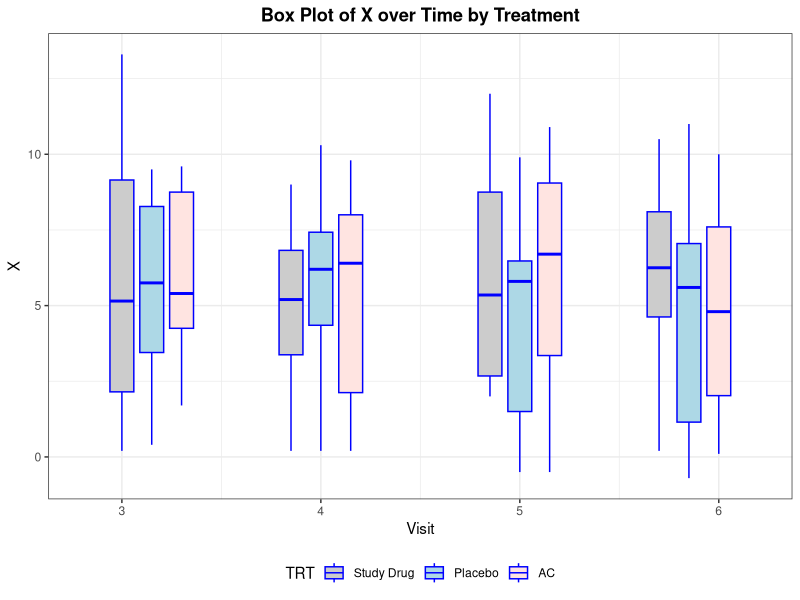

This figure's R source:
out <- Sys.getenv("OUT_DIR")
if (out == "" || is.na(out)) out <- getwd()
if (!dir.exists(out)) dir.create(out, recursive = TRUE, showWarnings = FALSE)

suppressPackageStartupMessages({
  library(dplyr)
  library(ggplot2)
})

# SAS ROUND half away from zero helper
round_half_up <- function(x, digits = 0) {
  mult <- 10 ^ digits
  y <- abs(x) * mult
  y <- floor(y + 0.5 + 1e-10) / mult
  y * sign(x + 0 * y) * ifelse(x == 0, 1, 1)
}
sas_round <- function(x, unit) {
  if (unit == 0) return(x)
  round_half_up(x / unit, 0) * unit
}
# SAS ROUND(x,0.1) -> 1 decimal half away
sas_round_01 <- function(x) round_half_up(x, 1)

# ------------------------------------------------------------------
# DATA X;
# LENGTH TRT $10.;
# DO TRT="Study Drug","Placebo","AC";
# DO J= 1 TO 10;
# SUBJID=J+100*(TRT="Study Drug")+200*(TRT="Placebo")+300*(TRT="AC");
# DO VISIT=3 TO 6;
# X=ROUND(J+2*NORMAL(777),0.1);
# OUTPUT;
# ------------------------------------------------------------------
# SAS NORMAL(777): SAS old RNG stream seeded at 777, one call per
# TRT/J/VISIT in loop order TRT outer, J middle, VISIT inner.
# R cannot call SAS RNG; emulate deterministically with R RNG seeded
# at 777 in the identical call order so structure/counts match.
set.seed(777)
trt_levels <- c("Study Drug", "Placebo", "AC")
n_total <- length(trt_levels) * 10 * 4  # 120
z <- rnorm(n_total)  # one N(0,1) per OUTPUT in SAS loop order

X <- data.frame(TRT = character(0), SUBJID = numeric(0),
                VISIT = numeric(0), X = numeric(0),
                stringsAsFactors = FALSE)
k <- 0L
for (trt in trt_levels) {
  for (j in 1:10) {
    subjid <- j + 100 * (trt == "Study Drug") + 200 * (trt == "Placebo") + 300 * (trt == "AC")
    for (visit in 3:6) {
      k <- k + 1L
      xv <- sas_round_01(j + 2 * z[k])
      X <- rbind(X, data.frame(TRT = trt, SUBJID = subjid,
                               VISIT = visit, X = xv,
                               stringsAsFactors = FALSE))
    }
  }
}
# LENGTH TRT $10 already satisfied (max nchar 10)

# ------------------------------------------------------------------
# DATA XX;
# SET X;
# IF TRT="Study Drug" THEN VIS=VISIT;
# ELSE IF TRT="Placebo" THEN VIS=VISIT+0.15;
# ELSE IF TRT="AC" THEN VIS=VISIT+0.30;
# IF VISIT IN (4,5) THEN VIS=VIS-0.15;
# IF VISIT=6 THEN VIS=VIS-0.3;
# RUN;
# PROC SORT DATA=XX; BY VIS; RUN;
# ------------------------------------------------------------------
XX <- X %>%
  mutate(
    VIS = ifelse(TRT == "Study Drug", VISIT,
          ifelse(TRT == "Placebo", VISIT + 0.15,
          ifelse(TRT == "AC", VISIT + 0.30, NA_real_))),
    VIS = ifelse(VISIT %in% c(4, 5), VIS - 0.15, VIS),
    VIS = ifelse(VISIT == 6, VIS - 0.3, VIS)
  )
# SAS sort: missing first, then numeric ascending; no missings here
XX <- XX %>% arrange(VIS)

# CSV of plotted data (PROC BOXPLOT DATA=XX, PLOT X*vis=TRT)
plot_data <- XX[, c("TRT", "SUBJID", "VISIT", "X", "VIS")]
write.csv(plot_data, file.path(out, "p031_f_plsr_box_plot.csv"),
          row.names = FALSE, na = "")

# ------------------------------------------------------------------
# PROC BOXPLOT DATA=XX;
# FORMAT VIS 4.;
# PLOT X*vis=TRT / HAXIS=AXIS1 BOXSTYLE=SCHEMATICID CBOX=BLUE
#                  IDSYMBOL=STAR IDCOLOR=RED;
# AXIS LABEL=("Visit") ORDER=(3 TO 6 BY 1);
# TITLE1 "Box Plot of X over Time by Treatment";
# SYMBOL1 V=PLUS C=BLACK; SYMBOL2 V=TRIANGLE C=BLUE; SYMBOL3 V=SQUARE C=RED;
# ------------------------------------------------------------------
# VIS positions (12 groups):
#  Study Drug: 3, 3.85, 4.85, 5.7
#  Placebo   : 3.15, 4, 5, 5.85
#  AC        : 3.3, 4.15, 5.15, 6.0
plot_data$TRT <- factor(plot_data$TRT, levels = c("Study Drug", "Placebo", "AC"))
plot_data$VISGRP <- factor(plot_data$VIS, levels = sort(unique(plot_data$VIS)))

# Schematic boxplot: boxes blue outline, outliers as red stars
p <- ggplot(plot_data, aes(x = VIS, y = X, group = VISGRP, fill = TRT)) +
  geom_boxplot(width = 0.12, colour = "blue", outlier.shape = 8,
               outlier.colour = "red", outlier.size = 3) +
  scale_x_continuous(name = "Visit", breaks = 3:6, labels = c("3", "4", "5", "6"),
                     limits = c(2.8, 6.2)) +
  scale_fill_manual(values = c("Study Drug" = "grey80", "Placebo" = "lightblue", "AC" = "mistyrose"),
                    name = "TRT") +
  ggtitle("Box Plot of X over Time by Treatment") +
  theme_bw() +
  theme(plot.title = element_text(hjust = 0.5, face = "bold"),
        legend.position = "bottom")

ggsave(file.path(out, "p031_f_plsr_box_plot.png"), plot = p,
       width = 9, height = 7, units = "in", dpi = 150)
